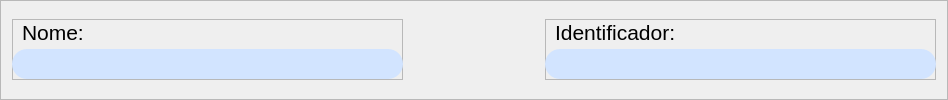
                  <widget class="QFrame" name="frame_31">
                   <property name="minimumSize">
                    <size>
                     <width>948</width>
                     <height>100</height>
                    </size>
                   </property>
                   <property name="maximumSize">
                    <size>
                     <width>800</width>
                     <height>61</height>
                    </size>
                   </property>
                   <property name="frameShape">
                    <enum>QFrame::StyledPanel</enum>
                   </property>
                   <property name="frameShadow">
                    <enum>QFrame::Raised</enum>
                   </property>
                   <layout class="QHBoxLayout" name="horizontalLayout_8">
                    <property name="spacing">
                     <number>50</number>
                    </property>
                    <item>
                     <widget class="QFrame" name="frame_32">
                      <property name="minimumSize">
                       <size>
                        <width>391</width>
                        <height>61</height>
                       </size>
                      </property>
                      <property name="maximumSize">
                       <size>
                        <width>391</width>
                        <height>61</height>
                       </size>
                      </property>
                      <property name="frameShape">
                       <enum>QFrame::StyledPanel</enum>
                      </property>
                      <property name="frameShadow">
                       <enum>QFrame::Raised</enum>
                      </property>
                      <widget class="QLabel" name="label_cad_nome">
                       <property name="geometry">
                        <rect>
                         <x>10</x>
                         <y>0</y>
                         <width>81</width>
                         <height>26</height>
                        </rect>
                       </property>
                       <property name="font">
                        <font>
                         <pointsize>16</pointsize>
                        </font>
                       </property>
                       <property name="text">
                        <string>Nome:</string>
                       </property>
                      </widget>
                      <widget class="QLineEdit" name="lineEdit_cad_nome">
                       <property name="geometry">
                        <rect>
                         <x>0</x>
                         <y>30</y>
                         <width>391</width>
                         <height>30</height>
                        </rect>
                       </property>
                       <property name="minimumSize">
                        <size>
                         <width>391</width>
                         <height>30</height>
                        </size>
                       </property>
                       <property name="maximumSize">
                        <size>
                         <width>391</width>
                         <height>16777215</height>
                        </size>
                       </property>
                       <property name="font">
                        <font>
                         <pointsize>10</pointsize>
                        </font>
                       </property>
                       <property name="contextMenuPolicy">
                        <enum>Qt::DefaultContextMenu</enum>
                       </property>
                       <property name="styleSheet">
                        <string notr="true">border-radius:15px ;background:rgb(210, 228, 255);</string>
                       </property>
                       <property name="cursorMoveStyle">
                        <enum>Qt::LogicalMoveStyle</enum>
                       </property>
                      </widget>
                     </widget>
                    </item>
                    <item>
                     <spacer name="horizontalSpacer_12">
                      <property name="orientation">
                       <enum>Qt::Horizontal</enum>
                      </property>
                      <property name="sizeHint" stdset="0">
                       <size>
                        <width>40</width>
                        <height>20</height>
                       </size>
                      </property>
                     </spacer>
                    </item>
                    <item>
                     <widget class="QFrame" name="frame_33">
                      <property name="minimumSize">
                       <size>
                        <width>391</width>
                        <height>61</height>
                       </size>
                      </property>
                      <property name="maximumSize">
                       <size>
                        <width>391</width>
                        <height>61</height>
                       </size>
                      </property>
                      <property name="frameShape">
                       <enum>QFrame::StyledPanel</enum>
                      </property>
                      <property name="frameShadow">
                       <enum>QFrame::Raised</enum>
                      </property>
                      <widget class="QLineEdit" name="lineEdit_cad_id">
                       <property name="geometry">
                        <rect>
                         <x>0</x>
                         <y>30</y>
                         <width>391</width>
                         <height>30</height>
                        </rect>
                       </property>
                       <property name="minimumSize">
                        <size>
                         <width>391</width>
                         <height>30</height>
                        </size>
                       </property>
                       <property name="maximumSize">
                        <size>
                         <width>391</width>
                         <height>16777215</height>
                        </size>
                       </property>
                       <property name="palette">
                        <palette>
                         <active>
                          <colorrole role="Button">
                           <brush brushstyle="SolidPattern">
                            <color alpha="255">
                             <red>210</red>
                             <green>228</green>
                             <blue>255</blue>
                            </color>
                           </brush>
                          </colorrole>
                          <colorrole role="Base">
                           <brush brushstyle="SolidPattern">
                            <color alpha="255">
                             <red>210</red>
                             <green>228</green>
                             <blue>255</blue>
                            </color>
                           </brush>
                          </colorrole>
                          <colorrole role="Window">
                           <brush brushstyle="SolidPattern">
                            <color alpha="255">
                             <red>210</red>
                             <green>228</green>
                             <blue>255</blue>
                            </color>
                           </brush>
                          </colorrole>
                         </active>
                         <inactive>
                          <colorrole role="Button">
                           <brush brushstyle="SolidPattern">
                            <color alpha="255">
                             <red>210</red>
                             <green>228</green>
                             <blue>255</blue>
                            </color>
                           </brush>
                          </colorrole>
                          <colorrole role="Base">
                           <brush brushstyle="SolidPattern">
                            <color alpha="255">
                             <red>210</red>
                             <green>228</green>
                             <blue>255</blue>
                            </color>
                           </brush>
                          </colorrole>
                          <colorrole role="Window">
                           <brush brushstyle="SolidPattern">
                            <color alpha="255">
                             <red>210</red>
                             <green>228</green>
                             <blue>255</blue>
                            </color>
                           </brush>
                          </colorrole>
                         </inactive>
                         <disabled>
                          <colorrole role="Button">
                           <brush brushstyle="SolidPattern">
                            <color alpha="255">
                             <red>210</red>
                             <green>228</green>
                             <blue>255</blue>
                            </color>
                           </brush>
                          </colorrole>
                          <colorrole role="Base">
                           <brush brushstyle="SolidPattern">
                            <color alpha="255">
                             <red>210</red>
                             <green>228</green>
                             <blue>255</blue>
                            </color>
                           </brush>
                          </colorrole>
                          <colorrole role="Window">
                           <brush brushstyle="SolidPattern">
                            <color alpha="255">
                             <red>210</red>
                             <green>228</green>
                             <blue>255</blue>
                            </color>
                           </brush>
                          </colorrole>
                         </disabled>
                        </palette>
                       </property>
                       <property name="font">
                        <font>
                         <pointsize>10</pointsize>
                        </font>
                       </property>
                       <property name="styleSheet">
                        <string notr="true">border-radius:15px ;background:rgb(210, 228, 255);</string>
                       </property>
                      </widget>
                      <widget class="QLabel" name="label_cad_id">
                       <property name="geometry">
                        <rect>
                         <x>10</x>
                         <y>0</y>
                         <width>151</width>
                         <height>26</height>
                        </rect>
                       </property>
                       <property name="font">
                        <font>
                         <pointsize>16</pointsize>
                        </font>
                       </property>
                       <property name="text">
                        <string>Identificador:</string>
                       </property>
                      </widget>
                     </widget>
                    </item>
                   </layout>
                  </widget>
